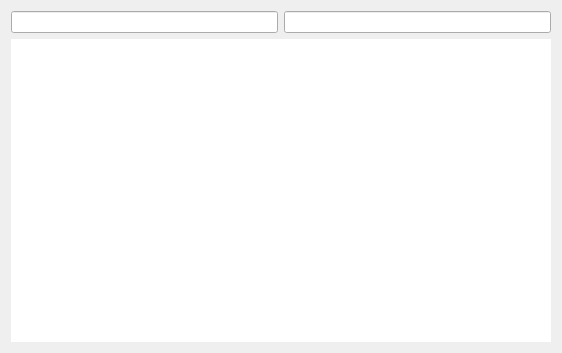
<?xml version="1.0" encoding="UTF-8"?>
<ui version="4.0">
 <class>Frame</class>
 <widget class="QFrame" name="Frame">
  <property name="geometry">
   <rect>
    <x>0</x>
    <y>0</y>
    <width>562</width>
    <height>353</height>
   </rect>
  </property>
  <property name="windowTitle">
   <string>Frame</string>
  </property>
  <layout class="QVBoxLayout" name="verticalLayout">
   <item>
    <widget class="QWidget" name="widget" native="true">
     <layout class="QHBoxLayout" name="horizontalLayout">
      <property name="leftMargin">
       <number>0</number>
      </property>
      <property name="topMargin">
       <number>0</number>
      </property>
      <property name="rightMargin">
       <number>0</number>
      </property>
      <property name="bottomMargin">
       <number>0</number>
      </property>
      <item>
       <widget class="QLineEdit" name="key_search_input"/>
      </item>
      <item>
       <widget class="QLineEdit" name="value_search_input"/>
      </item>
     </layout>
    </widget>
   </item>
   <item>
    <widget class="QTableView" name="headers_table_view">
     <property name="frameShape">
      <enum>QFrame::NoFrame</enum>
     </property>
     <property name="frameShadow">
      <enum>QFrame::Plain</enum>
     </property>
     <property name="lineWidth">
      <number>0</number>
     </property>
     <property name="alternatingRowColors">
      <bool>true</bool>
     </property>
     <attribute name="horizontalHeaderVisible">
      <bool>true</bool>
     </attribute>
     <attribute name="verticalHeaderVisible">
      <bool>false</bool>
     </attribute>
    </widget>
   </item>
  </layout>
 </widget>
 <resources/>
 <connections/>
</ui>
